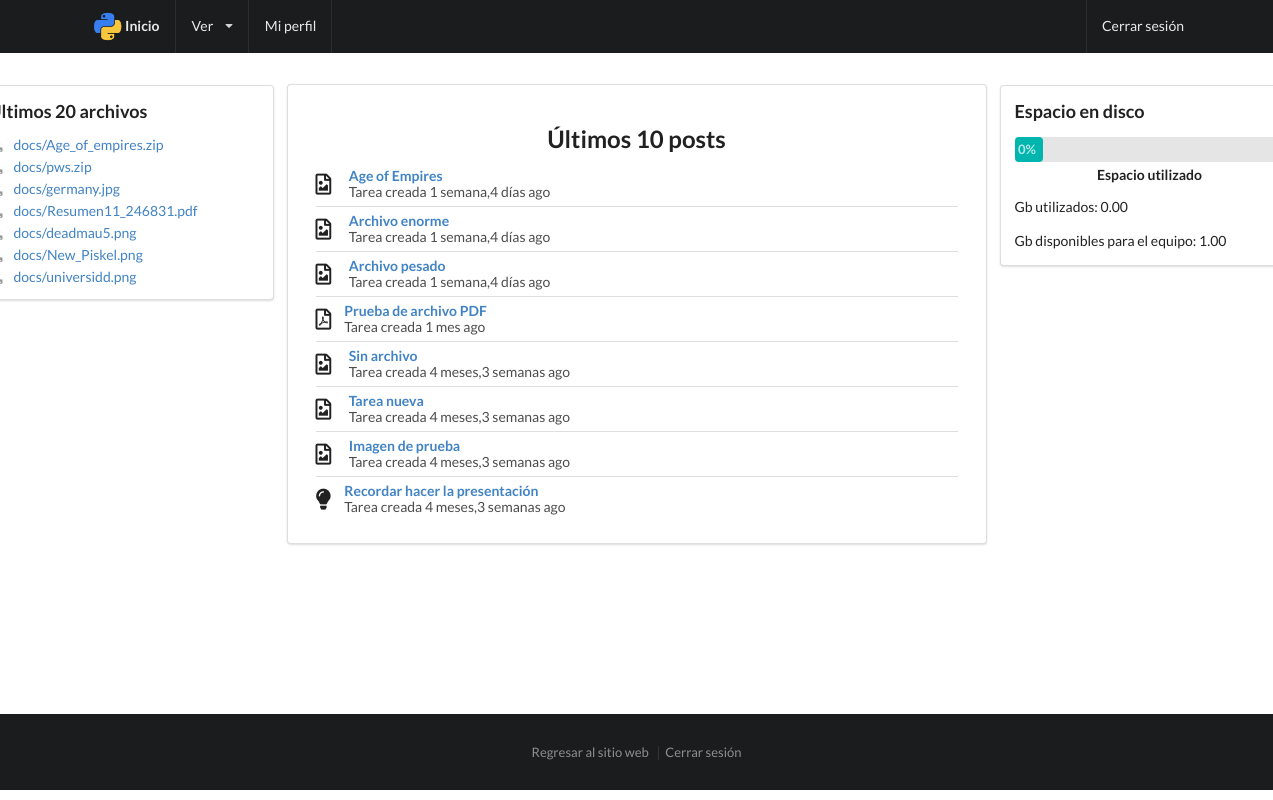
Screenshot of /portal/ (signed in) with the database file from the repository.
### emmang/models.py (models this page shows, shortened)
class Tarea(models.Model):
    creador = models.ForeignKey('emmang.Empleado', related_name='tareas')
    tema = models.CharField(max_length=100)
    texto = models.TextField()
    fecha = models.DateTimeField()
    archivo = models.FileField(upload_to='docs/', null=True, blank=True)
    class Meta:
        verbose_name = "Tarea"
        verbose_name_plural = "Tareas"

### emmang/views.py (the view)
# urls.py: url(r'^portal/$', views.portal, name='portal'),
@login_required
def portal(request):
    tareas = Tarea.objects.all().order_by('-fecha')[:10]
    tarea_archivo = Tarea.objects.exclude(archivo='').order_by('-fecha')[:20]
    gb = get_size('media/docs') / 1073741824
    return render(
        request,
        'emmang/portal.html',
        {'tareas':tareas,'tarea_archivo':tarea_archivo,'usage':gb*100/DEFUALTGB,'gbdef':DEFUALTGB,'gbused':gb}
    )

### emmang/views.py (called while the page is built)
def get_size(start_path = '.'):
    total_size = 0
    for dirpath, dirnames, filenames in os.walk(start_path):
        for f in filenames:
            fp = os.path.join(dirpath, f)
            total_size += os.path.getsize(fp)
    return total_size

### emmang/templates/emmang/portal.html (shortened to what this page needs)
{% extends 'emmang/base.html' %}
{% load staticfiles %}
{% load humanize %}
{% block content %}
{% include 'emmang/navbar.html' %}
<div class="ui main text container contenido-portal">
  <div class="ui segment">
    <div class="ui left very close rail">
      <div class="ui segment">
        <h3>Últimos 20 archivos</h3>
        <div class="ui list">
          {% for tarea in tarea_archivo %}
          <a class="item" href="{{tarea.archivo.url}}">
            <i class="download icon"></i><div class="content">{{tarea.archivo}}</div>
          </a>
          {% endfor %}
        </div>
      </div>
    </div>
    <div class="ui right very close rail">
      <div class="ui segment">
        <h3>Espacio en disco</h3>
        <div class="ui teal progress" data-percent="{{usage}}" id="used-space">
            <div class="bar">
                <div class="progress"></div>
            </div>
            <div class="label">Espacio utilizado</div>
        </div>
        <p>Gb utilizados: {{gbused|floatformat:2}}</p>
        <p>Gb disponibles para el equipo: {{gbdef|floatformat:2}}</p>
      </div>
    </div>
    <div class="ui basic segment">
      <h2 class="ui center aligned header">Últimos 10 posts</h2>
      <div class="ui relaxed divided list">
        {% for tarea in tareas %}
        <div class="item">
          {% if tarea.archivo %}
            {% if '.pdf' in tarea.archivo.name %}
                <i class="large file pdf outline middle aligned icon"></i>
            {% elif '.word' in tarea.archivo.name %}
                <i class="large file word outline middle aligned icon"></i>
            {% elif '.txt' in tarea.archivo.name %}
                <i class="large file text outline middle aligned icon"></i>
            {% else %}
                <i class="large file image outline middle aligned icon"></i>
            {% endif %}
          {% else %}
            <i class="large idea middle aligned icon"></i>
          {% endif %}
          <div class="content">
            <a class="header" href="{% url 'emmang:tarea' pk=tarea.pk %}">{{tarea.tema}}</a>
            <div class="description">Tarea creada {{tarea.fecha|naturaltime|lower}}</div>
          </div>
        </div>
        {% endfor %}
      </div>
    </div>
  </div>
</div>
{% include 'emmang/footer.html' %}
{% endblock content %}

### emmang/static/css/sass_emmang.css (style rules this page uses)
body { height:auto }
.contenido-portal { margin-top:6rem;min-height:70vh }

### rows the page displays
Tarea: archivo "docs/Age_of_empires.zip", tema "Age of Empires", fecha "1 semana,4 días ago"
Tarea: archivo "docs/pws.zip", tema "Archivo enorme", fecha "1 semana,4 días ago"
Tarea: archivo "docs/germany.jpg", tema "Archivo pesado", fecha "1 semana,4 días ago"
Tarea: archivo "docs/Resumen11_246831.pdf", tema "Prueba de archivo PDF", fecha "1 mes ago"
Tarea: archivo "docs/deadmau5.png", tema "Sin archivo", fecha "4 meses,3 semanas ago"
Tarea: archivo "docs/New_Piskel.png", tema "Tarea nueva", fecha "4 meses,3 semanas ago"
Tarea: archivo "docs/universidd.png", tema "Imagen de prueba", fecha "4 meses,3 semanas ago"
Tarea: tema "Recordar hacer la presentación", fecha "4 meses,3 semanas ago"

### other values shown
{{ gbused|floatformat:2 }} "0.00"
{{ gbdef|floatformat:2 }} "1.00"
